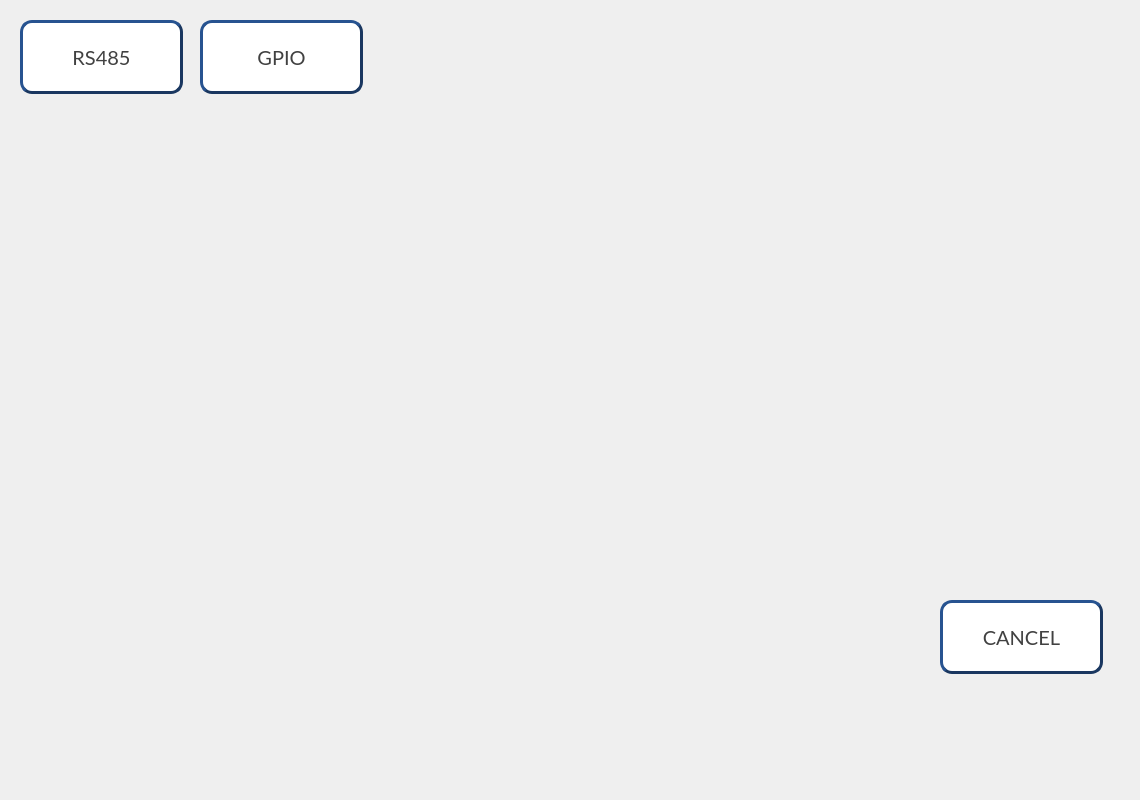
<?xml version="1.0" encoding="UTF-8"?>
<ui version="4.0">
 <class>HNS_Debug_Screen</class>
 <widget class="QWidget" name="HNS_Debug_Screen">
  <property name="geometry">
   <rect>
    <x>0</x>
    <y>0</y>
    <width>1140</width>
    <height>800</height>
   </rect>
  </property>
  <property name="windowTitle">
   <string>Form</string>
  </property>
  <widget class="QPushButton" name="PB_Debug_GPIO">
   <property name="geometry">
    <rect>
     <x>200</x>
     <y>20</y>
     <width>163</width>
     <height>74</height>
    </rect>
   </property>
   <property name="font">
    <font>
     <family>Lato</family>
     <pointsize>15</pointsize>
    </font>
   </property>
   <property name="styleSheet">
    <string notr="true">QPushButton{
	background-color:#FFFFFF;
	color:#414141;
	border-style:outset;
	border-width:3px;
	border-color:#1A3760;
	border-radius:12px;
}</string>
   </property>
   <property name="text">
    <string>GPIO</string>
   </property>
  </widget>
  <widget class="QPushButton" name="PB_Debug_Cancel">
   <property name="geometry">
    <rect>
     <x>940</x>
     <y>600</y>
     <width>163</width>
     <height>74</height>
    </rect>
   </property>
   <property name="font">
    <font>
     <family>Lato</family>
     <pointsize>15</pointsize>
    </font>
   </property>
   <property name="styleSheet">
    <string notr="true">QPushButton{
	background-color:#FFFFFF;
	color:#414141;
	border-style:outset;
	border-width:3px;
	border-color:#1A3760;
	border-radius:12px;
}</string>
   </property>
   <property name="text">
    <string>CANCEL</string>
   </property>
  </widget>
  <widget class="QPushButton" name="PB_Debug_RS485">
   <property name="geometry">
    <rect>
     <x>20</x>
     <y>20</y>
     <width>163</width>
     <height>74</height>
    </rect>
   </property>
   <property name="font">
    <font>
     <family>Lato</family>
     <pointsize>15</pointsize>
    </font>
   </property>
   <property name="styleSheet">
    <string notr="true">QPushButton{
	background-color:#FFFFFF;
	color:#414141;
	border-style:outset;
	border-width:3px;
	border-color:#1A3760;
	border-radius:12px;
}</string>
   </property>
   <property name="text">
    <string>RS485</string>
   </property>
  </widget>
 </widget>
 <resources/>
 <connections/>
</ui>
